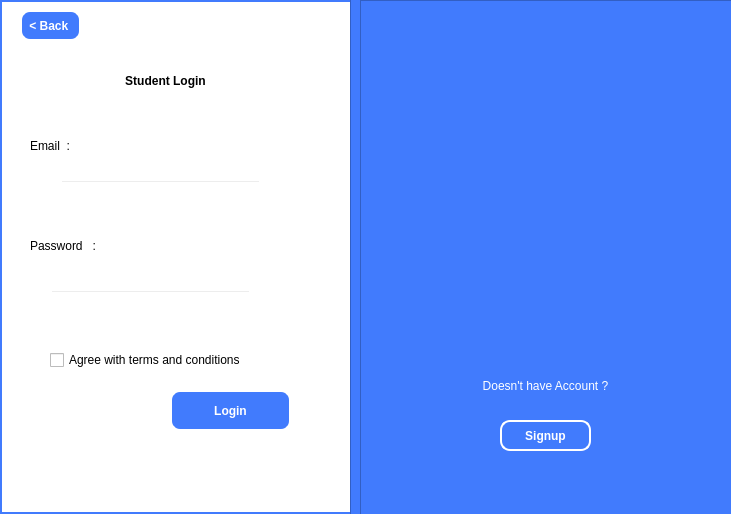
<?xml version="1.0" encoding="UTF-8"?>
<ui version="4.0">
 <class>student</class>
 <widget class="QDialog" name="student">
  <property name="geometry">
   <rect>
    <x>0</x>
    <y>0</y>
    <width>731</width>
    <height>514</height>
   </rect>
  </property>
  <property name="windowTitle">
   <string>Student Login</string>
  </property>
  <property name="styleSheet">
   <string notr="true">QDialog#student
{
background-color: white;
border: 2px solid #417BFD;
}</string>
  </property>
  <widget class="QPushButton" name="BackButten_2">
   <property name="geometry">
    <rect>
     <x>170</x>
     <y>390</y>
     <width>121</width>
     <height>41</height>
    </rect>
   </property>
   <property name="styleSheet">
    <string notr="true">QPushButton
{
background-color: #417BFD;
color: white;
border: 2px solid white;
border-radius: 10px;
font-weight: bold;

}
QPushButton:hover
{
background-color: white;
color: #417BFD;
border: 3px solid #417BFD;
font-weight: bold;
}
</string>
   </property>
   <property name="text">
    <string>Login</string>
   </property>
   <property name="shortcut">
    <string>Return</string>
   </property>
  </widget>
  <widget class="QCheckBox" name="checkBox">
   <property name="geometry">
    <rect>
     <x>50</x>
     <y>350</y>
     <width>201</width>
     <height>20</height>
    </rect>
   </property>
   <property name="text">
    <string>Agree with terms and conditions</string>
   </property>
  </widget>
  <widget class="QPushButton" name="BackButten">
   <property name="geometry">
    <rect>
     <x>20</x>
     <y>10</y>
     <width>61</width>
     <height>31</height>
    </rect>
   </property>
   <property name="styleSheet">
    <string notr="true">QPushButton
{
background-color: #417BFD;
color: white;
border: 2px solid white;
border-radius: 10px;
font-weight: bold;

}
QPushButton:hover
{
background-color: white;
color: #417BFD;
border: 3px solid #417BFD;
font-weight: bold;
}
</string>
   </property>
   <property name="text">
    <string>&lt; Back </string>
   </property>
   <property name="shortcut">
    <string>Return</string>
   </property>
  </widget>
  <widget class="QFrame" name="frame">
   <property name="geometry">
    <rect>
     <x>350</x>
     <y>-10</y>
     <width>391</width>
     <height>531</height>
    </rect>
   </property>
   <property name="styleSheet">
    <string notr="true">QFrame
{
background-color: #417BFD;
}</string>
   </property>
   <property name="frameShape">
    <enum>QFrame::StyledPanel</enum>
   </property>
   <property name="frameShadow">
    <enum>QFrame::Raised</enum>
   </property>
   <widget class="QFrame" name="frame_4">
    <property name="geometry">
     <rect>
      <x>70</x>
      <y>150</y>
      <width>231</width>
      <height>191</height>
     </rect>
    </property>
    <property name="styleSheet">
     <string notr="true">QFrame
{
border-image: url(&quot;:/img/images/logo&quot;) 0 0 0 0 stretch stretch;
border-radius: 10px;
}</string>
    </property>
    <property name="frameShape">
     <enum>QFrame::StyledPanel</enum>
    </property>
    <property name="frameShadow">
     <enum>QFrame::Raised</enum>
    </property>
   </widget>
   <widget class="QLabel" name="username_5">
    <property name="geometry">
     <rect>
      <x>60</x>
      <y>370</y>
      <width>251</width>
      <height>31</height>
     </rect>
    </property>
    <property name="styleSheet">
     <string notr="true">QLabel {
	font: 14pt &quot;Georgia&quot;;
   color:white;
}</string>
    </property>
    <property name="text">
     <string>Doesn't have Account ?</string>
    </property>
    <property name="alignment">
     <set>Qt::AlignCenter</set>
    </property>
   </widget>
   <widget class="QPushButton" name="pushButton">
    <property name="geometry">
     <rect>
      <x>140</x>
      <y>420</y>
      <width>91</width>
      <height>31</height>
     </rect>
    </property>
    <property name="styleSheet">
     <string notr="true">QPushButton
{
background-color: #417BFD;
color: white;
border: 2px solid white;
border-radius: 10px;
font-weight: bold;

}
QPushButton:hover
{
background-color: white;
color: #417BFD;
border: 3px solid #417BFD;
font-weight: bold;
}
</string>
    </property>
    <property name="text">
     <string>Signup</string>
    </property>
   </widget>
   <widget class="QFrame" name="frame_2">
    <property name="geometry">
     <rect>
      <x>10</x>
      <y>10</y>
      <width>391</width>
      <height>531</height>
     </rect>
    </property>
    <property name="styleSheet">
     <string notr="true">QFrame
{
background-color: #417BFD;
}</string>
    </property>
    <property name="frameShape">
     <enum>QFrame::StyledPanel</enum>
    </property>
    <property name="frameShadow">
     <enum>QFrame::Raised</enum>
    </property>
    <widget class="QFrame" name="frame_5">
     <property name="geometry">
      <rect>
       <x>110</x>
       <y>150</y>
       <width>151</width>
       <height>151</height>
      </rect>
     </property>
     <property name="styleSheet">
      <string notr="true">QFrame
{
border-image: url(&quot;:/img/images/logo&quot;) 0 0 0 0 stretch stretch;
border-radius: 10px;
}</string>
     </property>
     <property name="frameShape">
      <enum>QFrame::StyledPanel</enum>
     </property>
     <property name="frameShadow">
      <enum>QFrame::Raised</enum>
     </property>
    </widget>
    <widget class="QLabel" name="username_6">
     <property name="geometry">
      <rect>
       <x>60</x>
       <y>370</y>
       <width>251</width>
       <height>31</height>
      </rect>
     </property>
     <property name="styleSheet">
      <string notr="true">QLabel {
	font: 14pt &quot;Georgia&quot;;
   color:white;
}</string>
     </property>
     <property name="text">
      <string>Doesn't have Account ?</string>
     </property>
     <property name="alignment">
      <set>Qt::AlignCenter</set>
     </property>
    </widget>
    <widget class="QPushButton" name="pushButton_2">
     <property name="geometry">
      <rect>
       <x>140</x>
       <y>420</y>
       <width>91</width>
       <height>31</height>
      </rect>
     </property>
     <property name="styleSheet">
      <string notr="true">QPushButton
{
background-color: #417BFD;
color: white;
border: 2px solid white;
border-radius: 10px;
font-weight: bold;

}
QPushButton:hover
{
background-color: white;
color: #417BFD;
border: 3px solid #417BFD;
font-weight: bold;
}
</string>
     </property>
     <property name="text">
      <string>Signup</string>
     </property>
    </widget>
   </widget>
  </widget>
  <widget class="QLabel" name="Username">
   <property name="geometry">
    <rect>
     <x>50</x>
     <y>60</y>
     <width>231</width>
     <height>41</height>
    </rect>
   </property>
   <property name="styleSheet">
    <string notr="true">QLabel
{
color: Black;
font-weight: bold;
font: 700 20pt &quot;Georgia&quot;;
}</string>
   </property>
   <property name="text">
    <string>Student Login</string>
   </property>
   <property name="alignment">
    <set>Qt::AlignCenter</set>
   </property>
  </widget>
  <widget class="QLineEdit" name="studentpassward">
   <property name="geometry">
    <rect>
     <x>50</x>
     <y>290</y>
     <width>201</width>
     <height>21</height>
    </rect>
   </property>
   <property name="styleSheet">
    <string notr="true">QLineEdit {
background-color :transparent;
	font: 16pt &quot;Georgia&quot;;
color :black;
}</string>
   </property>
  </widget>
  <widget class="QLabel" name="username_3">
   <property name="geometry">
    <rect>
     <x>30</x>
     <y>230</y>
     <width>111</width>
     <height>31</height>
    </rect>
   </property>
   <property name="styleSheet">
    <string notr="true">QLabel {
	font: 16pt &quot;Georgia&quot;;
}</string>
   </property>
   <property name="text">
    <string>Password   :</string>
   </property>
  </widget>
  <widget class="QLabel" name="username_4">
   <property name="geometry">
    <rect>
     <x>30</x>
     <y>130</y>
     <width>111</width>
     <height>31</height>
    </rect>
   </property>
   <property name="styleSheet">
    <string notr="true">QLabel {
	font: 16pt &quot;Georgia&quot;;
}</string>
   </property>
   <property name="text">
    <string>Email  :</string>
   </property>
  </widget>
  <widget class="QLineEdit" name="studentemail">
   <property name="geometry">
    <rect>
     <x>60</x>
     <y>180</y>
     <width>201</width>
     <height>21</height>
    </rect>
   </property>
   <property name="styleSheet">
    <string notr="true">QLineEdit {
background-color :transparent;
	font: 16pt &quot;Georgia&quot;;
color :black;
}</string>
   </property>
  </widget>
 </widget>
 <resources/>
 <connections/>
</ui>
